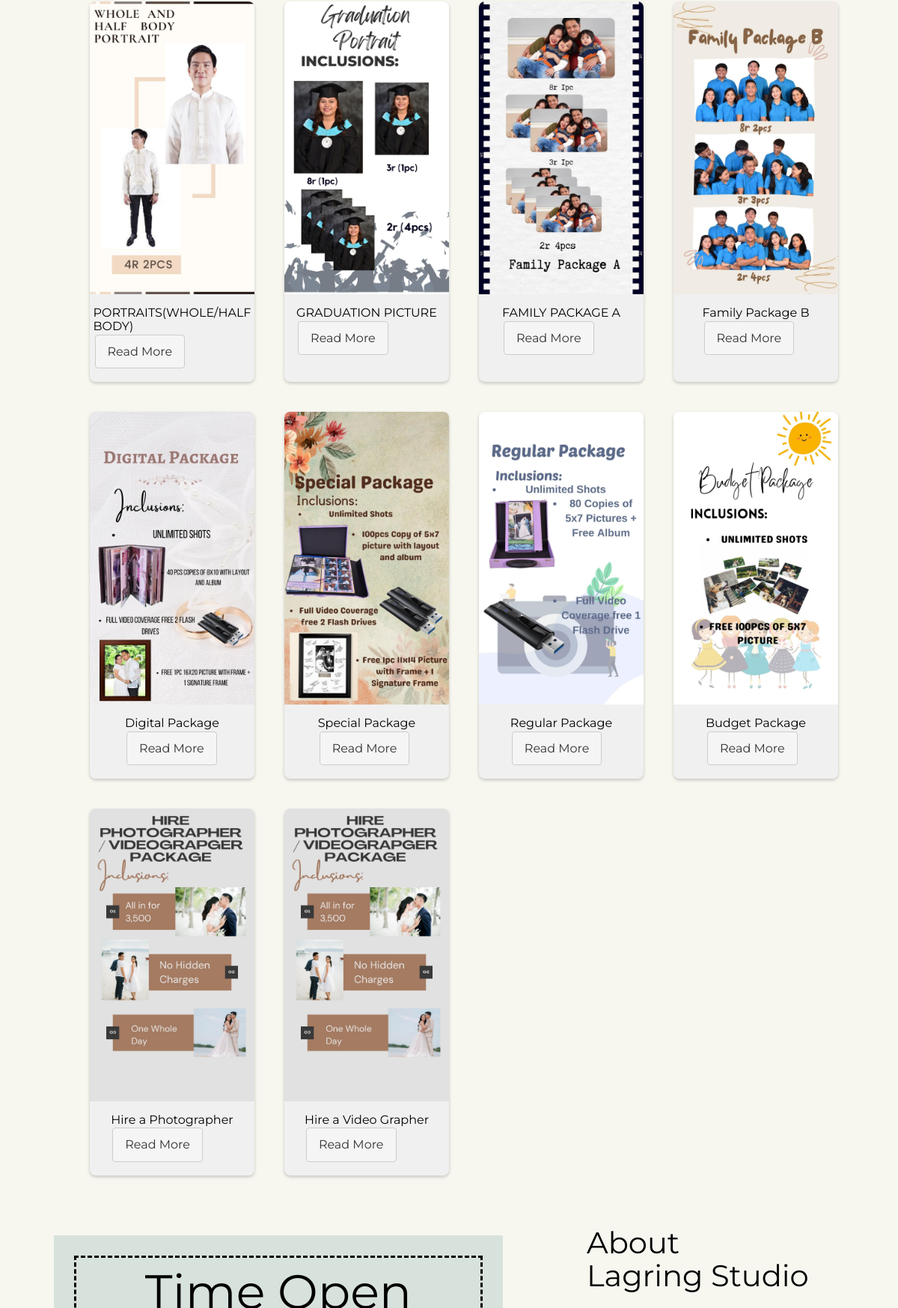
Before: / (middle part) with the older database file.
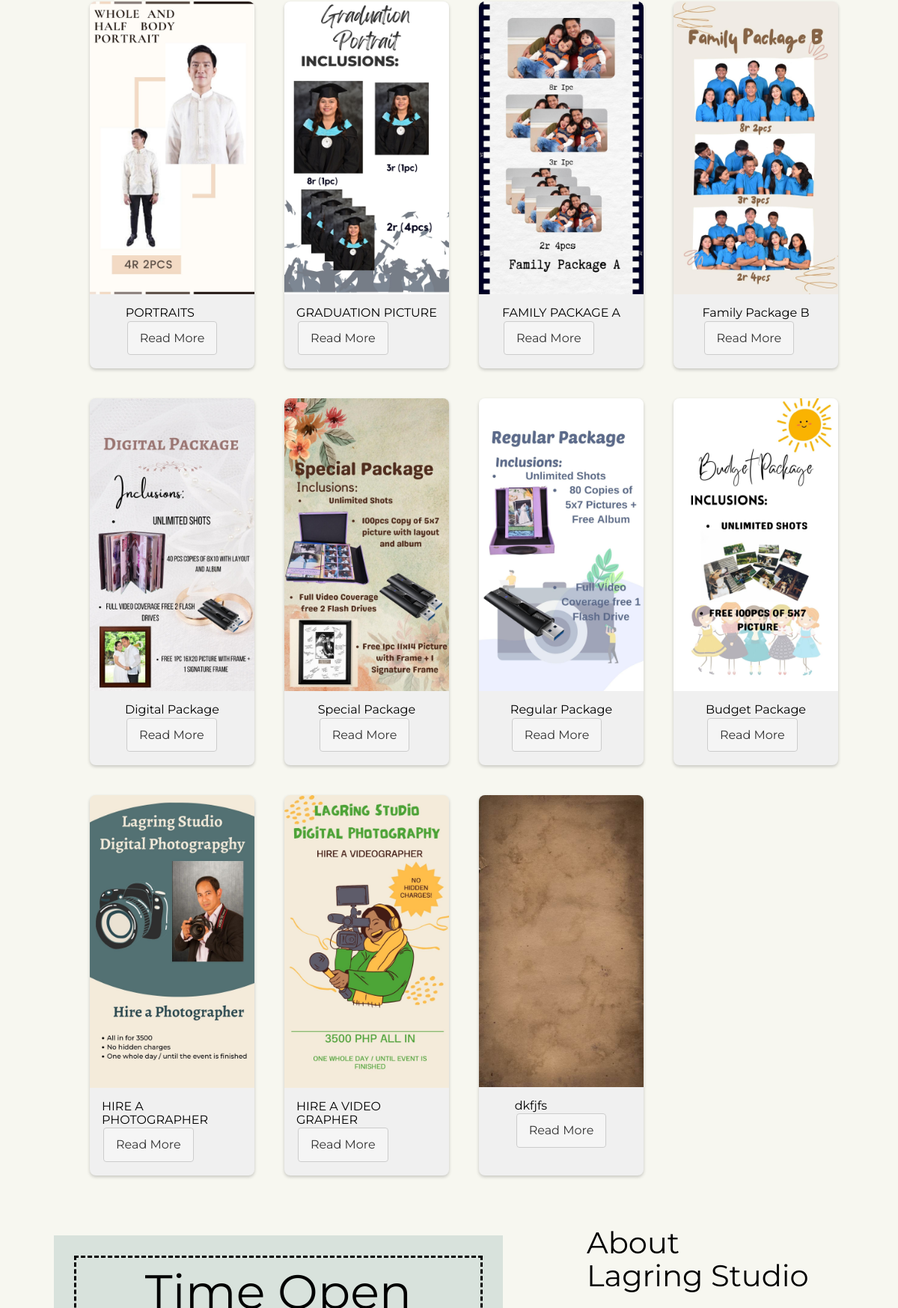
After: the same page with the newer database file.
### tables this page shows
CREATE TABLE IF NOT EXISTS `services` (
  `service_id` int NOT NULL AUTO_INCREMENT,
  `service_name` varchar(250) NOT NULL,
  `service_image` varchar(255) NOT NULL,
  `service_description` varchar(500) NOT NULL,
  `service_type` varchar(200) NOT NULL,
  `service_price` int DEFAULT NULL,
  `service_date_added` datetime NOT NULL DEFAULT CURRENT_TIMESTAMP,
  `archived_flag` int NOT NULL DEFAULT '1',
  PRIMARY KEY (`service_id`)
);

### index.php (the view, shortened to what this page needs)
<?php
require_once './database.php';
?>
<DOCTYPE html>
<html lang="en">
<head>
    <link rel="stylesheet" href="https://unicons.iconscout.com/release/v4.0.0/css/line.css">
    <link rel="stylesheet" href="https://cdn.jsdelivr.net/npm/swiper@11/swiper-bundle.min.css" />
    <link rel="stylesheet" href="assets/global/css/table.css" />
    <link rel="stylesheet" href="assets/global/css/global.css" />
    <link rel="stylesheet" href="assets/css/style.css">
    <link rel="stylesheet" href="assets/css/login.css" />
</head>
<body>
            <li><a href="#" class="modal-trigger" data-modal-id="login_pop_up">Log in</a>
            <?php include 'login_pop_up.php';?>  </li>
                <?php include ('login_pop_up.php');?>
                <?php
                $sql = mysqli_query($connection, "SELECT * FROM services WHERE archived_flag = 1") or die(mysqli_error($connection));
                ?>
                <div class="card__container justify-content-left">
                    <?php
                    while ($row = mysqli_fetch_array($sql)) {
                    ?>
                        <div class="card__index justify-content-right">
                            <img src="assets/global/services_images/<?php echo $row['service_image']; ?>" alt="">
                            <div class="__content p-3">
                                <h3><?php echo $row['service_name']; ?></h3>
                                <a href="#" class="Btn read-more-link" onclick="return openDescriptionModal('<?php echo htmlentities($row['service_description'], ENT_QUOTES, 'UTF-8'); ?>', 'assets/global/services_images/<?php echo $row['service_image']; ?>')">Read More</a>
                            </div>
                        </div>
                    <?php } ?>
                </div>
<section id="about">
    <div class="container about__container">
        <div class="about__left">
            <div class="containerb">
                <div class="container-time">
                    <h1 class="heading-days">Time Open</h1>
                </div>
            </div>
    </div>
    <div class="about__right">
        <h2 class="about__title">About <br/> Lagring Studio</h2>
    </div>
    </div>
</section>
</body>
</html>

### login_pop_up.php (shortened to what this page needs)
<body class= login-page>
</body>

### assets/global/css/global.css (style rules this page uses)
.p-3 { padding: 1rem; }
.btn { display: inline-block; padding: 0.5em 1em; margin: 2px 2px 2px 2px; border: 1px solid #ccc; border-radius: 4px; background-color: #f5f5f5; color: #333; font-size: 16px; text-align: center; text-decoration: none; cursor: pointer; transition: background-color 0.3s ease; }
* { margin: 0; padding: 0; box-sizing: border-box; }
.justify-content-left { display: flex; justify-content: left !important; }
.justify-content-right { display: flex; justify-content: right !important; }

### assets/css/style.css (style rules this page uses)
:root { --color-primary: #000; --color-primary: #000; --color-primary-variant: #000; --color-bg-1:#D8E2DC; --color-bg-2:#D8E2DC; --color-bg-3:#F7F7F0; --color-bg-4:#D8E2DC; --color-bg-5:#216c9e; --color-light: #000; --color-white:hsl(0, 0%, 0%); --container-witdh-lg:88%; --container-witdh-md: 92%; --transition: all 400ms ease; }
* { margin:0; padding: 0; border: 0; outline:0; list-style: none; text-decoration: none; box-sizing: border-box; }
html { scroll-behavior: smooth; }
body { font-family: 'Montserrat'; background: var(--color-bg-3); color: var(--color-light); line-height: 1.7; }
h1, h2, h3 { line-height: 1.1; font-weight: 400; }
h1 { font-size:4rem; color: var(--color-white); }
h2 { font-size: 2.5rem; }
h3 { font-size: 1rem; }
a { color: var(--color-light); transition: var(--transition); }
.container { width: var(--container-witdh-lg); margin: 0 auto; max-width: 2600px; }
img { display:block; object-fit: cover; width: 100%; }
.containerb { background-color: #fafafa; max-width: 600px; margin: 0px auto; box-shadow: 10px 15px 20px rgba(0, 0, 0, .1); display: flex; flex-direction: column; line-height: 2; }
.container-time { background-color: var(--color-bg-4); width: 100%; padding: 40px 120px; outline: 3px dashed var(--color-primary-variant); outline-offset: -30px; text-align: center; margin-top: -100px; }
#about { margin-top: 10rem; }
.about__container { display: grid; grid-template-columns: 1fr 1fr; gap: 2rem; position: relative; }
.about__title { position: absolute; top: -7rem; z-index: 1; }
.about__right { margin-left: 5rem; }
.card__container { display: flex; justify-content: center; flex-wrap: wrap; margin: 10px 15px 15px 100px; }
.card__index { width: 220px; background-color: #f0f0f0; border-radius: 8px; overflow: hidden; box-shadow: 0px 2px 4px rgba(0, 0, 0, 0.2); margin: 20px; display: flex; flex-direction: column; justify-content: none; align-items: center; }
.card__index img { width: 100%; height: auto; }

### assets/css/login.css (style rules this page uses)
:root { --color-primary: #000; --color-primary: #000; --color-primary-variant: #000; --color-bg-1: #d8e2dc; --color-bg-2: #d8e2dc; --color-bg-3: #f7f7f0; --color-bg-4: #d8e2dc; --color-bg-5: #216c9e; --color-light: #000; --color-white: hsl(0, 0%, 0%); --container-witdh-lg: 88%; --container-witdh-md: 92%; --transition: all 400ms ease; }
:root { --blue: #1613d4; }

Changed rows visible on the page:
changed services: service_name "PORTRAITS(WHOLE/HALF BODY)" → "PORTRAITS"
changed services: service_image: a different picture; service_name "Hire a Photographer" → "HIRE A PHOTOGRAPHER"
changed services: service_image: a different picture; service_name "Hire a Video Grapher" → "HIRE A VIDEO GRAPHER"
added services: service_image (picture), service_name "dkfjfs"
